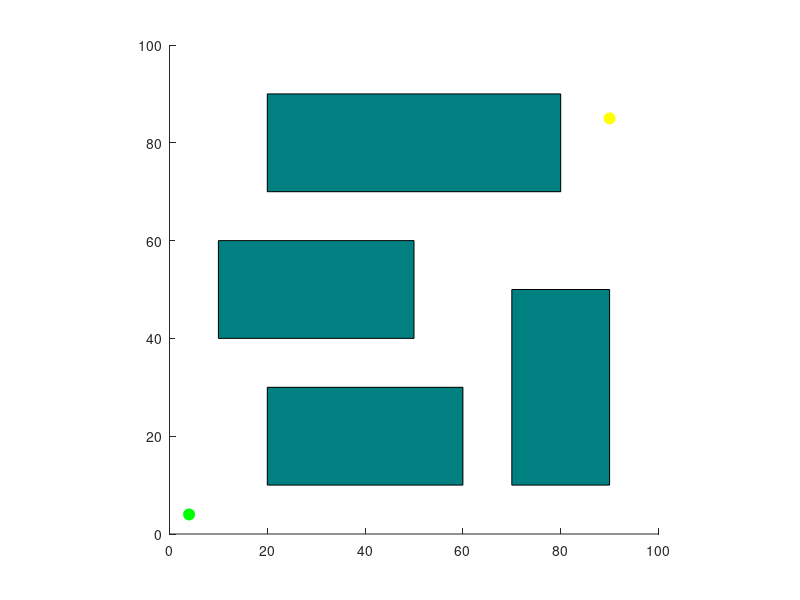

MATLAB code to generate this figure: (Note: this script raises an error after producing the figure.)
%%%%%%%%%%%%%%%%%%%%%%%%%%%%%%%%%%%%%%%%%%%%%%%%%%%%%%%%%%%%%%%%%%%%%%%%%%%
%
% ECE8743 Advanced Robotics
% Visibility Graph based robot global path planning for static obstacles
% Evolved from Aditya Jain's codes
%Reduced Visibility graph
% Configured in Environment 2
%%
%%
%%%%%%%%%%%%%%%%%%%%%%%%%%%%%%%%%%%%%%%%%%%%%%%%%%%%%%%%%%%%%%%%%%%%%%%%%%%
%

clc
close all
clear
tic
%% Defining environment variables
start = [4,4];     % start position
goal = [90, 85];   % goal position
n = 2;             % no. of obstacles

%% Defining the grid
figure

%%% Environment 2 - 2nd Config
rectangle('Position',[20 10 40 20], 'FaceColor',[0 .5 .5])
axis([0 100 0 100])
axis square

rectangle('Position',[70 10 20 40], 'FaceColor',[0 .5 .5])
rectangle('Position',[10 40 40 20], 'FaceColor',[0 .5 .5])
rectangle('Position',[20 70 60 20], 'FaceColor',[0 .5 .5])

% Plotting start position
hold on;
plot(start(1), start(2), 'go', 'MarkerFaceColor', 'green', 'MarkerSize', 8); % Green circle

% Plotting goal position
plot(goal(1), goal(2), 'yo', 'MarkerFaceColor', 'yellow', 'MarkerSize', 8); % Yellow circle

%% Initialising the hash map
keys = {'a', 'b', 'c', 'd', 'e', 'f', 'g', 'h', 'i', 'j', 'k', 'l', 'm', 'n', 'o', 'p', 'q', 'r'};
values = {start, [20,10], [20,30], [60,30], [60,10], [10,40], [10,60], [50,60], [50,40], [70,10], [70,50], [90,50], [90,10], [20,70], [20,90], [80,90], [80,70], goal};

Map = containers.Map(keys, values);
len = Map.values;

%% Building all the obstacle edges
length = size(keys);    % this contains the number of nodes
edges = [];

for i = 2:(length(2)-2)   
        temp = [values{1,i}(1), values{1,i+1}(1), values{1,i}(2), values{1,i+1}(2)];
        edges = vertcat(edges, temp);                
end

% Adding 1 edge pair in each obstacle which were not added in the earlier
% for loop
i = 2;
while i < length(2)-2    
    temp = [values{1,i}(1), values{1,i+3}(1), values{1,i}(2), values{1,i+3}(2)];
    edges = vertcat(edges, temp);
    i = i + 4;    
end

%% Calculating the valid edges and adding them to the graph
ledgeSize = size(edges);
noEdges = ledgeSize(1);

G = graph();

for i = 1:length(2)    
    for j = (i + 1):length(2)        
        % find equation of the edge to be checked
        p1 = values{1, i};
        q1 = values{1, j};
        
        % Skip identical points
        if p1(1) == q1(1) && p1(2) == q1(2)
            continue; 
        end
        
        % Check for intersection with any obstacles
        flag = 1; % Assume edge is valid unless proven otherwise
        for k = 1:noEdges
            ed = edges(k,:);            
            if isIntersecting(p1, q1, ed(1:2), ed(3:4))
                flag = 0; % Edge intersects an obstacle
                break;
            end
        end
        
        % Add edge if valid
        if flag
            G = addedge(G, keys{i}, keys{j});
        end
    end    
end

%% Function to check intersection between two line segments
function intersects = isIntersecting(p1, q1, p2, q2)
    % Calculate the direction of each point
    d1 = direction(p1, q1, p2);
    d2 = direction(p1, q1, q2);
    d3 = direction(p2, q2, p1);
    d4 = direction(p2, q2, q1);
    
    % Check if the segments straddle each other
    intersects = (d1 * d2 < 0) && (d3 * d4 < 0);
end

%% Function to calculate direction
function dir = direction(p1, q1, p2)
    dir = (p2(1) - p1(1)) * (q1(2) - p1(2)) - (p2(2) - p1(2)) * (q1(1) - p1(1));
end

%% Debugging: Print the edges in the graph
disp('Current edges in the graph:');
disp(G.Edges);

%% Debugging: Print the nodes in the graph
disp('Current nodes in the graph:');
disp(G.Nodes.Name);

%% Plotting all the visible edges
visEd = G.Edges;  
sizeEd = size(G.Edges);

for i=1:sizeEd(1)
   x = visEd(i,1);
   xx = x{1,1};
   p1 = Map(xx{1,1});
   p2 = Map(xx{1,2});
   xpoints = [p1(1,1), p2(1,1)];
   ypoints = [p1(1,2), p2(1,2)];
   hold on
   plot(xpoints, ypoints, 'b')
end

%% Finding the shortest path in the graph and printing it 
path = shortestpath(G, keys{1}, keys{length(2)});
if isempty(path)
    disp('No path found between start and goal.');
else
    pathSize = size(path);
    totalDis = 0; 

    % Plot the shortest path
    for i=1:pathSize(2)-1
        p1 = Map(path{i});
        p2 = Map(path{i+1});

        totalDis = totalDis + EuclDist(p1,p2);

        xpoints = [p1(1,1), p2(1,1)];
        ypoints = [p1(1,2), p2(1,2)];
        hold on
        plot(xpoints, ypoints, 'k', 'LineWidth', 3) % Plot the path in black
        title('Reduced Visibility Graph')
    end
    disp(['Total distance: ', num2str(totalDis)]);
end

toc
totalDis

%% Function to calculate Euclidean distance
function d = EuclDist(p1, p2)
    d = sqrt((p2(1) - p1(1))^2 + (p2(2) - p1(2))^2);
end

%%%%%%%%%%%%%% end %%%%%%%%%%%%%%%%%%%%%%%%%%%%%%%%%%%
